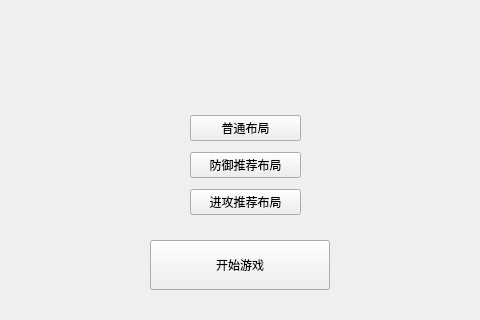
<?xml version="1.0" encoding="UTF-8"?>
<ui version="4.0">
 <class>Form</class>
 <widget class="QWidget" name="Form">
  <property name="geometry">
   <rect>
    <x>0</x>
    <y>0</y>
    <width>480</width>
    <height>320</height>
   </rect>
  </property>
  <property name="windowTitle">
   <string>主界面</string>
  </property>
  <widget class="QLabel" name="label">
   <property name="geometry">
    <rect>
     <x>0</x>
     <y>0</y>
     <width>480</width>
     <height>320</height>
    </rect>
   </property>
   <property name="text">
    <string/>
   </property>
   <property name="pixmap">
    <pixmap>image/main.jpg</pixmap>
   </property>
  </widget>
  <widget class="QWidget" name="verticalLayoutWidget">
   <property name="geometry">
    <rect>
     <x>190</x>
     <y>110</y>
     <width>111</width>
     <height>111</height>
    </rect>
   </property>
   <layout class="QVBoxLayout" name="verticalLayout">
    <item>
     <widget class="QPushButton" name="normal">
      <property name="text">
       <string>普通布局</string>
      </property>
     </widget>
    </item>
    <item>
     <widget class="QPushButton" name="defense">
      <property name="text">
       <string>防御推荐布局</string>
      </property>
     </widget>
    </item>
    <item>
     <widget class="QPushButton" name="attack">
      <property name="text">
       <string>进攻推荐布局</string>
      </property>
     </widget>
    </item>
   </layout>
  </widget>
  <widget class="QPushButton" name="start">
   <property name="geometry">
    <rect>
     <x>150</x>
     <y>240</y>
     <width>180</width>
     <height>50</height>
    </rect>
   </property>
   <property name="text">
    <string>开始游戏</string>
   </property>
  </widget>
 </widget>
 <resources/>
 <connections/>
</ui>
